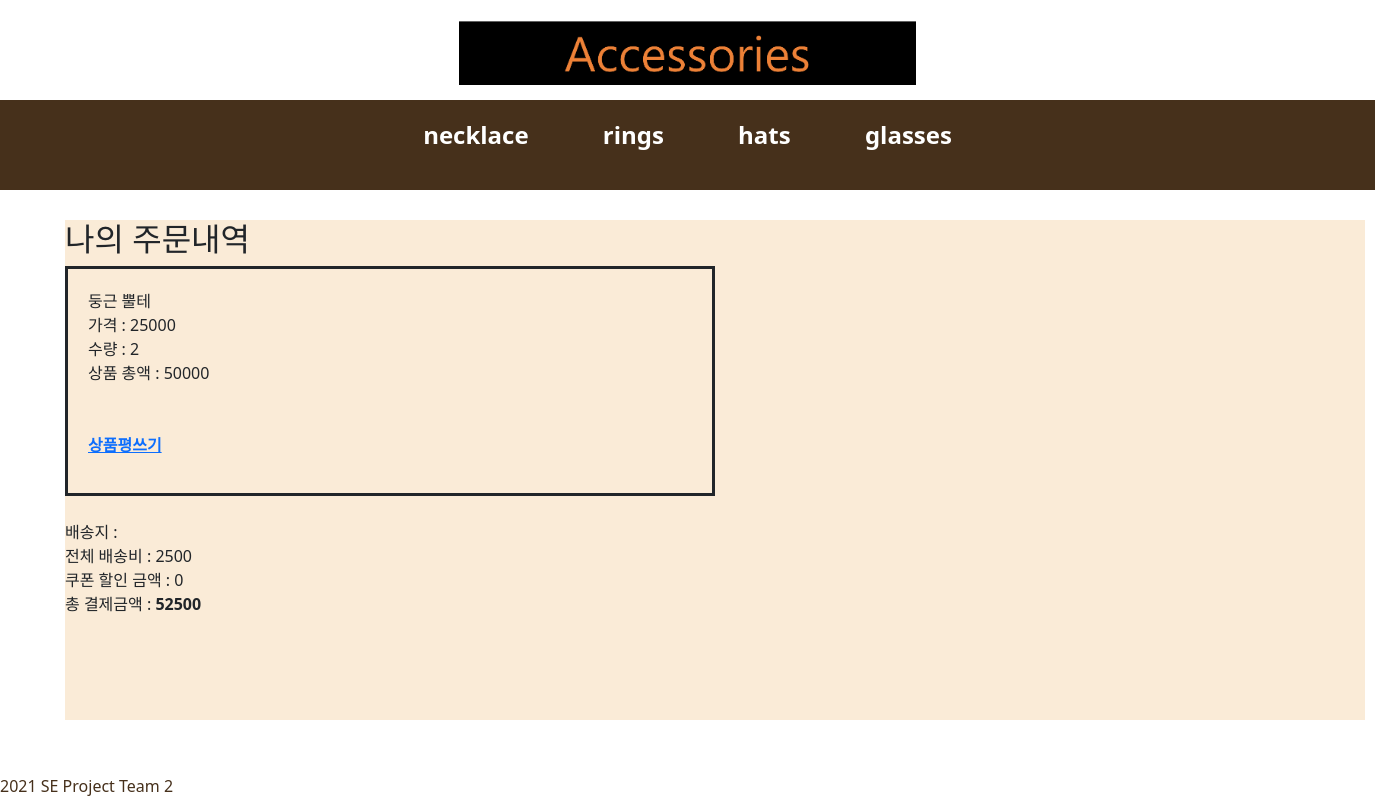
Screenshot of /order/detailOrder/105 with the database file from the repository.
### orderApp/models.py (models this page shows)
class OrderItem(models.Model):
    CATEGORY_CHOICES=(
        ('rings', 'rings'),
        ('glasses', 'glasses'),
        ('hats', 'hats'),
        ('necklace', 'necklace'),
    )
    order=models.ForeignKey(Order, on_delete=models.CASCADE)
    quantity = models.IntegerField()
    price=models.IntegerField()
    category=models.CharField(max_length=20, choices=CATEGORY_CHOICES, null=True)
    product_id = models.IntegerField()
    product_title=models.CharField(max_length=500)
    shipping_fee=models.IntegerField()
    class Meta:
        db_table='OrderItem'
    def sub_total(self):
        return self.price * self.quantity

class Order(models.Model):
    CATEGORY_CHOICES=(
        ('order_continue', 'order_continue'),
        ('order_cancle', 'order_cancle'),
        ('pay_cancle', 'pay_cancle'),
        ('pay_complete', 'pay_complete'),
        ('shipping', 'shipping'),
        ('shipping_complete', 'shipping_complete'),
        ('order_complete', 'order_complete')
    )
    order_user=models.CharField(max_length=250, blank=True)
    date_added = models.DateField(auto_now_add=True)
    total_price = models.IntegerField()
    total_quantity = models.IntegerField()
    order_state=models.CharField(max_length=20, choices=CATEGORY_CHOICES)
    total_shipping_fee=models.IntegerField()
    shipping_address=models.CharField(max_length=1000)
    coupon_id=models.CharField(max_length=1000, null=True, blank=True)
    discount_price=models.IntegerField()
    before_discount=models.IntegerField()
    class Meta:
        db_table='Order'
        ordering=['date_added']

### orderApp/views.py (the view)
# urls.py: path('detailOrder/<int:order_id>', order_views.order_detail, name="order_detail"),
def order_detail(request, order_id):
    cart_count=context_processors.counter(request)
    cart_count=int(cart_count)
    count={'cart_count':cart_count}
    orders=Order.objects.get(id=order_id)
    order_items=OrderItem.objects.filter(order=orders)
    return render(request, 'order_detail.html', {'orders':orders, 'order_items':order_items, 'count':count})

### cartApp/context_processors.py (called while the page is built)
def counter(request):
    item_count=0
    if 'admin' in request.path:
        return {}
    else:
        try:
            cart= Cart.objects.filter(cart_id=request.session.get('user_id'))
            cart_items = CartItem.objects.all().filter(cart=cart[:1])
            for cart_item in cart_items:
                item_count+=cart_item.quantity
        except Cart.DoesNotExist:
            item_count=0
    return item_count

### orderApp/templates/order_detail.html
{% extends 'base.html' %}
{% block content %}
    <section>
        <h2>나의 주문내역</h2>
        <div>
            <div sytle="margin:30px; border:solid;">
                {% for order_item in order_items %}
                <div style="border:solid; width:50%; padding:20px;">
                    {{order_item.product_title}}
                    <br>가격 : {{order_item.price}}
                    <br>수량 : {{order_item.quantity}}
                    <br>상품 총액 : {{order_item.sub_total}}
                    <br><br><br>
                    <p><strong><a href="{% url 'products:review_post' order_item.pk %}">상품평쓰기</a></strong></p>
                </div>
                {% endfor %}
                <br> 배송지 : {{orders.shipping_address}}
                    <br>전체 배송비 : {{orders.total_shipping_fee}}
                    <br>쿠폰 할인 금액 : {{orders.discount_price}}
                    <br>총 결제금액 : <strong>{{orders.total_price}}</strong>
            <br><br><br>
            </div>
        </div>
    </section>
{% endblock %}

### static/css/userMain.css (style rules this page uses)
section { position: absolute; top: 220px; height: 500px; width: 100%; }

### shoppingApp/static/css/login.css (style rules this page uses)
section { position: absolute; top: 220px; height: 500px; width: 1300px; margin-left: 65px; background-color: #FAEBD7; }

### rows the page displays
OrderItem: product_title "둥근 뿔테", price "25000", quantity "2", sub_total "50000"
Order: total_shipping_fee "2500", discount_price "0", total_price "52500"
